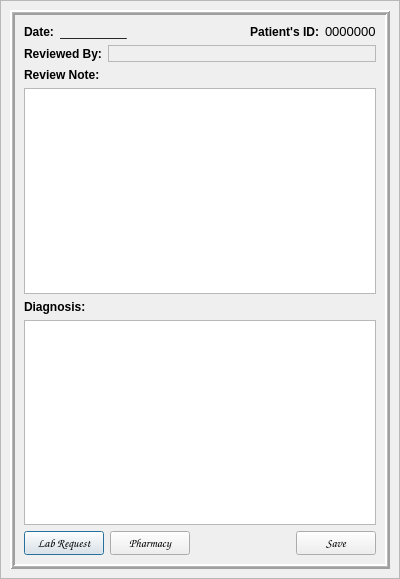
<?xml version="1.0" encoding="UTF-8"?>
<ui version="4.0">
 <class>ReviewNote</class>
 <widget class="QDialog" name="ReviewNote">
  <property name="geometry">
   <rect>
    <x>0</x>
    <y>0</y>
    <width>400</width>
    <height>579</height>
   </rect>
  </property>
  <property name="windowTitle">
   <string>Review Note</string>
  </property>
  <layout class="QGridLayout" name="gridLayout">
   <property name="leftMargin">
    <number>0</number>
   </property>
   <property name="topMargin">
    <number>0</number>
   </property>
   <property name="rightMargin">
    <number>0</number>
   </property>
   <property name="bottomMargin">
    <number>0</number>
   </property>
   <property name="spacing">
    <number>0</number>
   </property>
   <item row="0" column="0">
    <widget class="QFrame" name="bgLayer">
     <property name="frameShape">
      <enum>QFrame::StyledPanel</enum>
     </property>
     <property name="frameShadow">
      <enum>QFrame::Raised</enum>
     </property>
     <layout class="QGridLayout" name="gridLayout_2">
      <item row="0" column="0">
       <widget class="QFrame" name="bgframe">
        <property name="frameShape">
         <enum>QFrame::Box</enum>
        </property>
        <property name="frameShadow">
         <enum>QFrame::Raised</enum>
        </property>
        <property name="lineWidth">
         <number>2</number>
        </property>
        <property name="midLineWidth">
         <number>1</number>
        </property>
        <layout class="QVBoxLayout" name="verticalLayout_3">
         <item>
          <layout class="QHBoxLayout" name="horizontalLayout">
           <item>
            <widget class="QLabel" name="label_5">
             <property name="font">
              <font>
               <weight>75</weight>
               <bold>true</bold>
              </font>
             </property>
             <property name="text">
              <string>Date:</string>
             </property>
            </widget>
           </item>
           <item>
            <widget class="QLabel" name="date">
             <property name="autoFillBackground">
              <bool>true</bool>
             </property>
             <property name="text">
              <string>__________</string>
             </property>
            </widget>
           </item>
           <item>
            <widget class="QLabel" name="label_2">
             <property name="sizePolicy">
              <sizepolicy hsizetype="Expanding" vsizetype="Preferred">
               <horstretch>0</horstretch>
               <verstretch>0</verstretch>
              </sizepolicy>
             </property>
             <property name="font">
              <font>
               <weight>75</weight>
               <bold>true</bold>
              </font>
             </property>
             <property name="text">
              <string>Patient's ID:</string>
             </property>
             <property name="alignment">
              <set>Qt::AlignRight|Qt::AlignTrailing|Qt::AlignVCenter</set>
             </property>
            </widget>
           </item>
           <item>
            <widget class="QLabel" name="patientID">
             <property name="font">
              <font>
               <pointsize>10</pointsize>
              </font>
             </property>
             <property name="autoFillBackground">
              <bool>true</bool>
             </property>
             <property name="text">
              <string>0000000</string>
             </property>
            </widget>
           </item>
          </layout>
         </item>
         <item>
          <layout class="QHBoxLayout" name="horizontalLayout_2">
           <item>
            <widget class="QLabel" name="label_6">
             <property name="sizePolicy">
              <sizepolicy hsizetype="Fixed" vsizetype="Preferred">
               <horstretch>0</horstretch>
               <verstretch>0</verstretch>
              </sizepolicy>
             </property>
             <property name="font">
              <font>
               <weight>75</weight>
               <bold>true</bold>
              </font>
             </property>
             <property name="text">
              <string>Reviewed By:</string>
             </property>
            </widget>
           </item>
           <item>
            <widget class="QLabel" name="doctor">
             <property name="font">
              <font>
               <pointsize>10</pointsize>
              </font>
             </property>
             <property name="autoFillBackground">
              <bool>true</bool>
             </property>
             <property name="frameShape">
              <enum>QFrame::StyledPanel</enum>
             </property>
             <property name="text">
              <string/>
             </property>
            </widget>
           </item>
          </layout>
         </item>
         <item>
          <layout class="QVBoxLayout" name="verticalLayout">
           <item>
            <layout class="QHBoxLayout" name="horizontalLayout_5">
             <item>
              <widget class="QLabel" name="label_4">
               <property name="font">
                <font>
                 <weight>75</weight>
                 <bold>true</bold>
                </font>
               </property>
               <property name="text">
                <string>Review Note:</string>
               </property>
              </widget>
             </item>
            </layout>
           </item>
           <item>
            <widget class="QTextEdit" name="textEdit_2"/>
           </item>
          </layout>
         </item>
         <item>
          <layout class="QVBoxLayout" name="verticalLayout_2">
           <item>
            <layout class="QHBoxLayout" name="horizontalLayout_6">
             <item>
              <widget class="QLabel" name="label_3">
               <property name="font">
                <font>
                 <weight>75</weight>
                 <bold>true</bold>
                </font>
               </property>
               <property name="text">
                <string>Diagnosis:</string>
               </property>
              </widget>
             </item>
            </layout>
           </item>
           <item>
            <widget class="QTextEdit" name="textEdit"/>
           </item>
          </layout>
         </item>
         <item>
          <layout class="QHBoxLayout" name="horizontalLayout_3">
           <item>
            <widget class="QPushButton" name="labBtn">
             <property name="font">
              <font>
               <family>Comic Sans MS</family>
              </font>
             </property>
             <property name="text">
              <string>Lab Request</string>
             </property>
            </widget>
           </item>
           <item>
            <widget class="QPushButton" name="pharmBtn">
             <property name="font">
              <font>
               <family>Comic Sans MS</family>
              </font>
             </property>
             <property name="text">
              <string>Pharmacy</string>
             </property>
            </widget>
           </item>
           <item>
            <spacer name="horizontalSpacer">
             <property name="orientation">
              <enum>Qt::Horizontal</enum>
             </property>
             <property name="sizeHint" stdset="0">
              <size>
               <width>40</width>
               <height>20</height>
              </size>
             </property>
            </spacer>
           </item>
           <item>
            <widget class="QPushButton" name="saveBtn">
             <property name="font">
              <font>
               <family>Comic Sans MS</family>
              </font>
             </property>
             <property name="text">
              <string>Save</string>
             </property>
            </widget>
           </item>
          </layout>
         </item>
        </layout>
       </widget>
      </item>
     </layout>
    </widget>
   </item>
  </layout>
 </widget>
 <resources/>
 <connections/>
</ui>
